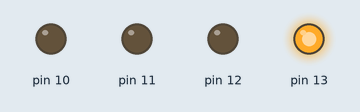
Bench run of a sketch on a simulated Arduino Uno, built with avr-gcc and run on an emulated ATmega328P. Parts: output pins drawn as LEDs (lit = HIGH).

Above: at 0.15 s.
At 1.95 s:
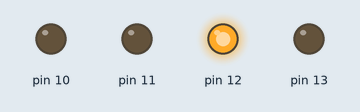
At 2.25 s:
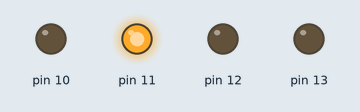
At 3.6 s:
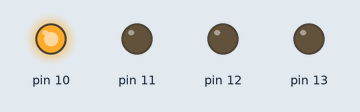
At 5.55 s:
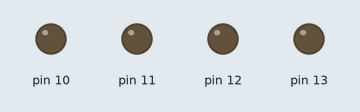
Timing chart, 0 to 5.9 s (numbered marks = the images above):
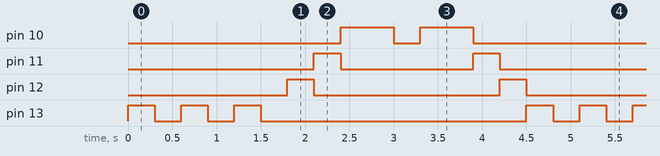

The sketch:

sketch_oct03a.ino
```cpp
void setup() {
  // put your setup code here, to run once:
pinMode(13, OUTPUT);
pinMode(12, OUTPUT);
pinMode(11, OUTPUT);
pinMode(10, OUTPUT);
for (int i=10; i<13; i++){
  pinMode(i, OUTPUT); //i++ --> i = i+1;
}
}

void loop() {
  // put your main code here, to run repeatedly:
digitalWrite(13, HIGH);
delay(300);
digitalWrite(13, LOW);
delay(300);
digitalWrite(13, HIGH);
delay(300);
digitalWrite(13, LOW);
delay(300);
digitalWrite(13, HIGH);
delay(300);
digitalWrite(13, LOW);
delay(300);

digitalWrite(12, HIGH);
delay(300);
digitalWrite(12, LOW);
digitalWrite(11, HIGH);
delay(300);
digitalWrite(11, LOW);
digitalWrite(10, HIGH);
delay(300);
digitalWrite(10, LOW);
digitalWrite(10, HIGH);
delay(300);
digitalWrite(10, LOW);
digitalWrite(11, LOW);
delay(300);
digitalWrite(11, LOW);
digitalWrite(10, HIGH);
delay(300);
digitalWrite(10, LOW);
digitalWrite(10, HIGH);
delay(300);
digitalWrite(10, LOW);
digitalWrite(11, LOW);
digitalWrite(11, HIGH);
delay(300);
digitalWrite(11, LOW);
digitalWrite(12, LOW);
digitalWrite(12, HIGH);
delay(300);
digitalWrite(12, LOW);
digitalWrite(13, LOW);
digitalWrite(13, HIGH);
digitalWrite(13, LOW);

/*for (int i=13; i>=13; i>=10; i--){
 digitalWrite(i, HIGH);
 delay(300);
 digitalWrite(i+1, LOW);
 delay(300);
}
digitalWrite(10, LOW);
*/
}
```

Measured:
- by itself, pin 10: repeats every 4.5 s: LOW 0.30 s, HIGH 0.60 s, LOW 3.0 s, HIGH 0.60 s
- by itself, pin 11: repeats every 4.5 s: LOW 1.5 s, HIGH 0.30 s, LOW 2.4 s, HIGH 0.30 s
- by itself, pin 12: repeats every 4.5 s: LOW 2.1 s, HIGH 0.30 s, LOW 1.8 s, HIGH 0.30 s
- by itself, pin 13: repeats every 4.5 s: 2 × (LOW 0.30 s, HIGH 0.30 s), LOW 3.0 s, HIGH 0.30 s
